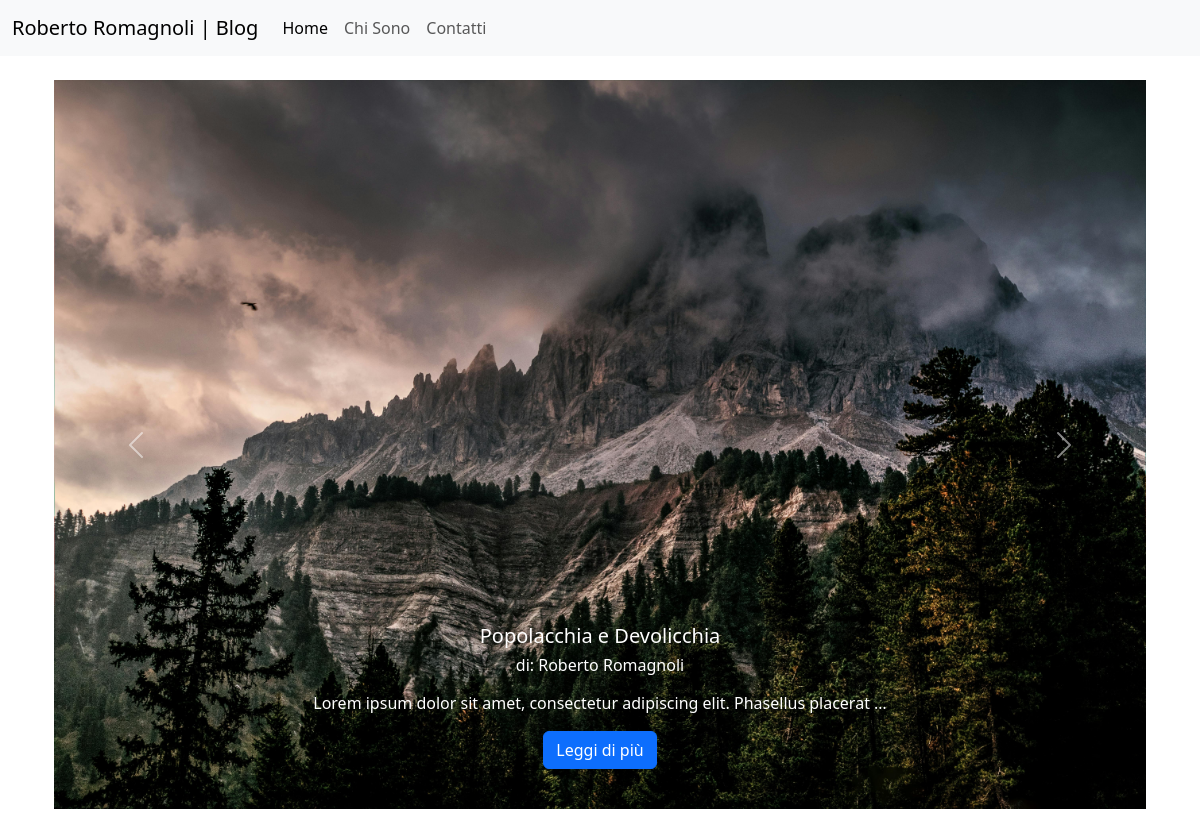
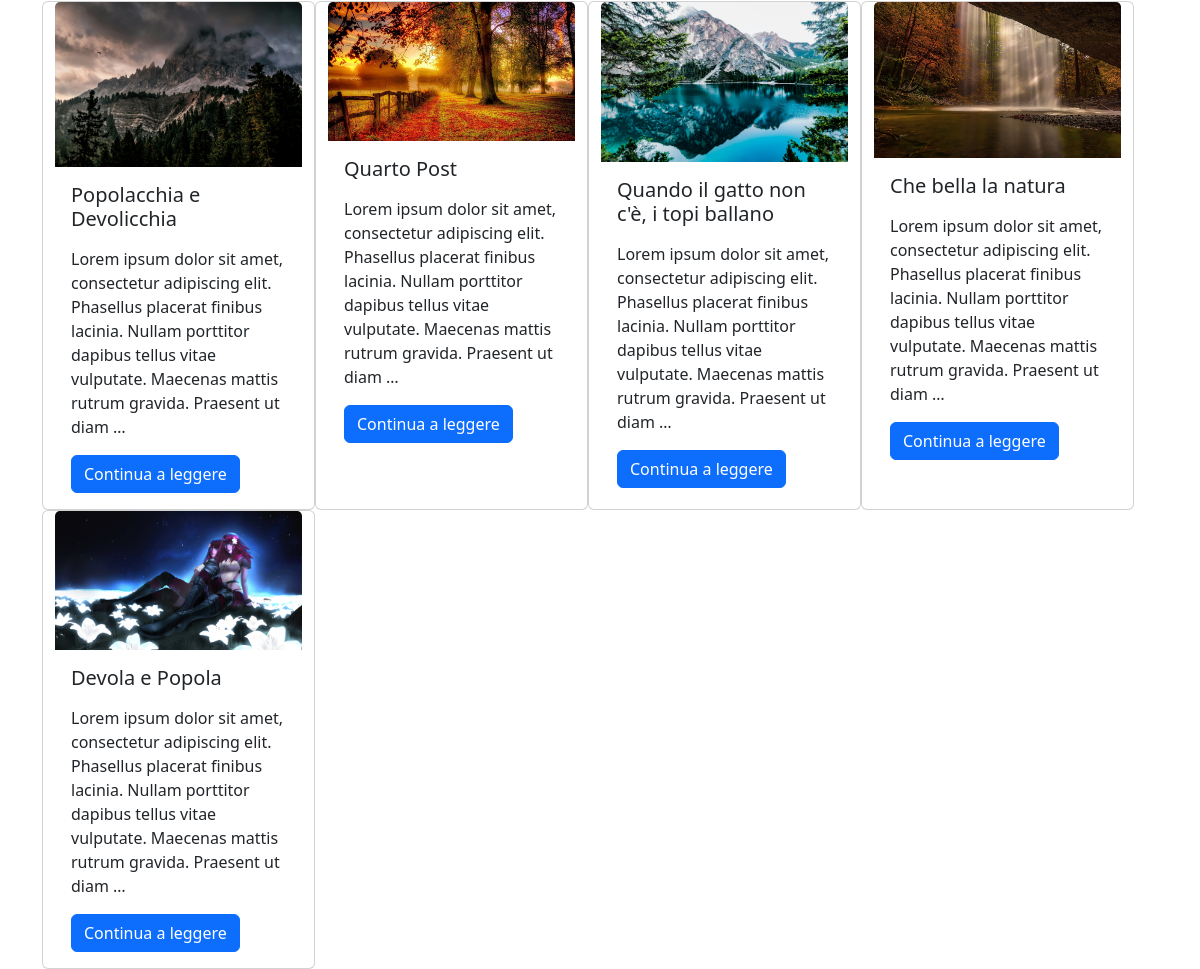
The page / on the database its author committed (2 pictures, top to bottom).
### posts/models.py (models this page shows, shortened)
class Post(models.Model):
    title = models.CharField(max_length = 120)
    image = models.ImageField(upload_to='media/', default='no-image.jpg')
    content = models.TextField()
    date = models.DateTimeField(auto_now = False, auto_now_add = True)
    slug = models.SlugField(max_length = 120)
    author = models.ForeignKey(User, on_delete= models.CASCADE, default = 1)
    def get_absolute_url(self):
        return reverse("singolo", kwargs={"pk": self.pk, "slug": self.slug})

### templates/home.html (shortened to what this page needs)
{% extends "base.html" %}
{% block content %}
<div class="container mt-4">
    <div id="carouselPosts" class="carousel slide" data-bs-ride="carousel">
        <div class="carousel-inner">
            {% for object in object_list|slice:":3" %}
                <div class="carousel-item {% if forloop.first %}active{% endif %}">
                    <img src="{{ object.image}}" class="d-block w-100" alt="{{ object.title }}">
                    <div class="carousel-caption d-none d-md-block">
                        <h5>{{ object.title }}</h5>
                        <h6>di: {{ object.author.first_name }} {{ object.author.last_name }}</h6>
                        <p>{{ object.content|safe|linebreaks|truncatewords_html:10 }}</p>
                        <a href="{{ object.get_absolute_url }}" class="btn btn-primary">Leggi di più</a>
                    </div>
                </div>
            {% endfor %}
        </div>
        <button class="carousel-control-prev" type="button" data-bs-target="#carouselPosts" data-bs-slide="prev">
            <span class="carousel-control-prev-icon" aria-hidden="true"></span>
        </button>
        <button class="carousel-control-next" type="button" data-bs-target="#carouselPosts" data-bs-slide="next">
            <span class="carousel-control-next-icon" aria-hidden="true"></span>
        </button>
    </div>
<br>
 <div class = "row col-12">
    {% for object in object_list %}
            <div class="card col-3">
             <img src = "{{ object.image }}"
             alt="{{ object.title }}" width = 200 class="card-img-top">
                <div class="card-body">
                 <h5 class="card-title">{{ object.title }}</h5>
                    <p class="card-text">
                        {{ object.content|safe|linebreaks|truncatewords_html:25 }}</p>
                 <a href="{{ object.get_absolute_url }}" class="btn btn-primary">
                    Continua a leggere</a>
                </div>
            </div>
    {% endfor %}
</div>
</div>
{% endblock content %}

### templates/base.html (shortened to what this page needs)
<!DOCTYPE html>
<html lang="it">
<head>
    <link rel="stylesheet"
    href="https://cdn.jsdelivr.net/npm/bootstrap@5.3.3/dist/css/bootstrap.min.css"
>
</head>
<body>
    <nav class="navbar navbar-expand-lg bg-body-tertiary">
        <div class="container-fluid">
          <a class="navbar-brand" href="/">Roberto Romagnoli | Blog</a>
          <div class="collapse navbar-collapse" id="navbarNav">
            <ul class="navbar-nav">
              <li class="nav-item">
                <a class="nav-link active" aria-current="page" href="/">Home</a>
              </li>
              <li class="nav-item">
                <a class="nav-link" href="/chi-sono/">Chi Sono</a>
              </li>
              <li class="nav-item">
                <a class="nav-link" href="/contatti/">Contatti</a>
              </li>
            </ul>
          </div>
        </div>
      </nav>
      <div class="container">
        {% block content %}
        {% endblock content%}
      </div>
</body>
</html>

### rows shown on the page
Post: image (picture), title "Popolacchia e Devolicchia", author.first_name "Roberto", author.last_name "Romagnoli", content "Lorem ipsum dolor sit amet, consectetur adipiscing elit. Phasellus placerat …", content "Lorem ipsum dolor sit amet, consectetur adipiscing elit. Phasellus placerat finibus lacinia. Nullam porttitor dapibus tellus vitae vulputate. Maecenas mattis rutrum gravida. Praesent ut diam …"
Post: image (picture), title "Quarto Post", content "Lorem ipsum dolor sit amet, consectetur adipiscing elit. Phasellus placerat finibus lacinia. Nullam porttitor dapibus tellus vitae vulputate. Maecenas mattis rutrum gravida. Praesent ut diam …"
Post: image (picture), title "Quando il gatto non c'è, i topi ballano", content "Lorem ipsum dolor sit amet, consectetur adipiscing elit. Phasellus placerat finibus lacinia. Nullam porttitor dapibus tellus vitae vulputate. Maecenas mattis rutrum gravida. Praesent ut diam …"
Post: image (picture), title "Che bella la natura", content "Lorem ipsum dolor sit amet, consectetur adipiscing elit. Phasellus placerat finibus lacinia. Nullam porttitor dapibus tellus vitae vulputate. Maecenas mattis rutrum gravida. Praesent ut diam …"
Post: image (picture), title "Devola e Popola", content "Lorem ipsum dolor sit amet, consectetur adipiscing elit. Phasellus placerat finibus lacinia. Nullam porttitor dapibus tellus vitae vulputate. Maecenas mattis rutrum gravida. Praesent ut diam …"
